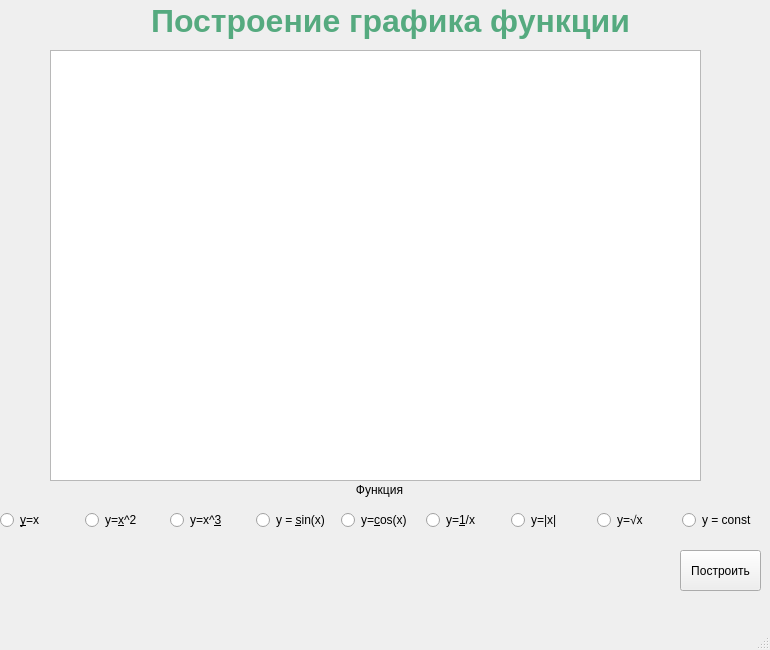
<?xml version="1.0" encoding="UTF-8"?>
<ui version="4.0">
 <class>MainWindow</class>
 <widget class="QMainWindow" name="MainWindow">
  <property name="geometry">
   <rect>
    <x>0</x>
    <y>0</y>
    <width>770</width>
    <height>650</height>
   </rect>
  </property>
  <property name="windowTitle">
   <string>MainWindow</string>
  </property>
  <widget class="QWidget" name="centralwidget">
   <widget class="QLabel" name="label">
    <property name="geometry">
     <rect>
      <x>20</x>
      <y>0</y>
      <width>741</width>
      <height>41</height>
     </rect>
    </property>
    <property name="palette">
     <palette>
      <active>
       <colorrole role="WindowText">
        <brush brushstyle="SolidPattern">
         <color alpha="255">
          <red>85</red>
          <green>170</green>
          <blue>127</blue>
         </color>
        </brush>
       </colorrole>
      </active>
      <inactive>
       <colorrole role="WindowText">
        <brush brushstyle="SolidPattern">
         <color alpha="255">
          <red>85</red>
          <green>170</green>
          <blue>127</blue>
         </color>
        </brush>
       </colorrole>
      </inactive>
      <disabled>
       <colorrole role="WindowText">
        <brush brushstyle="SolidPattern">
         <color alpha="255">
          <red>160</red>
          <green>162</green>
          <blue>164</blue>
         </color>
        </brush>
       </colorrole>
      </disabled>
     </palette>
    </property>
    <property name="font">
     <font>
      <pointsize>24</pointsize>
      <weight>75</weight>
      <bold>true</bold>
     </font>
    </property>
    <property name="text">
     <string>Построение графика функции</string>
    </property>
    <property name="alignment">
     <set>Qt::AlignCenter</set>
    </property>
   </widget>
   <widget class="PlotWidget" name="graph">
    <property name="geometry">
     <rect>
      <x>50</x>
      <y>50</y>
      <width>651</width>
      <height>431</height>
     </rect>
    </property>
   </widget>
   <widget class="QPushButton" name="btn_create">
    <property name="geometry">
     <rect>
      <x>680</x>
      <y>550</y>
      <width>81</width>
      <height>41</height>
     </rect>
    </property>
    <property name="text">
     <string>Построить</string>
    </property>
   </widget>
   <widget class="QWidget" name="horizontalLayoutWidget_2">
    <property name="geometry">
     <rect>
      <x>0</x>
      <y>500</y>
      <width>761</width>
      <height>41</height>
     </rect>
    </property>
    <layout class="QHBoxLayout" name="horizontalLayout_2">
     <item>
      <widget class="QRadioButton" name="radioButton">
       <property name="text">
        <string>&amp;y=x</string>
       </property>
       <attribute name="buttonGroup">
        <string notr="true">group</string>
       </attribute>
      </widget>
     </item>
     <item>
      <widget class="QRadioButton" name="radioButton_2">
       <property name="text">
        <string>y=&amp;x^2</string>
       </property>
       <attribute name="buttonGroup">
        <string notr="true">group</string>
       </attribute>
      </widget>
     </item>
     <item>
      <widget class="QRadioButton" name="radioButton_3">
       <property name="text">
        <string>y=x^&amp;3</string>
       </property>
       <attribute name="buttonGroup">
        <string notr="true">group</string>
       </attribute>
      </widget>
     </item>
     <item>
      <widget class="QRadioButton" name="radioButton_4">
       <property name="text">
        <string>y = &amp;sin(x)</string>
       </property>
       <attribute name="buttonGroup">
        <string notr="true">group</string>
       </attribute>
      </widget>
     </item>
     <item>
      <widget class="QRadioButton" name="radioButton_5">
       <property name="text">
        <string>y=&amp;cos(x)</string>
       </property>
       <attribute name="buttonGroup">
        <string notr="true">group</string>
       </attribute>
      </widget>
     </item>
     <item>
      <widget class="QRadioButton" name="radioButton_6">
       <property name="text">
        <string>y=&amp;1/x</string>
       </property>
       <attribute name="buttonGroup">
        <string notr="true">group</string>
       </attribute>
      </widget>
     </item>
     <item>
      <widget class="QRadioButton" name="radioButton_7">
       <property name="text">
        <string>y=|x|</string>
       </property>
       <attribute name="buttonGroup">
        <string notr="true">group</string>
       </attribute>
      </widget>
     </item>
     <item>
      <widget class="QRadioButton" name="radioButton_8">
       <property name="text">
        <string>y=√x</string>
       </property>
       <attribute name="buttonGroup">
        <string notr="true">group</string>
       </attribute>
      </widget>
     </item>
     <item>
      <widget class="QRadioButton" name="radioButton_9">
       <property name="text">
        <string>y = const</string>
       </property>
       <attribute name="buttonGroup">
        <string notr="true">group</string>
       </attribute>
      </widget>
     </item>
    </layout>
   </widget>
   <widget class="QLabel" name="label_2">
    <property name="geometry">
     <rect>
      <x>0</x>
      <y>480</y>
      <width>759</width>
      <height>19</height>
     </rect>
    </property>
    <property name="text">
     <string>Функция</string>
    </property>
    <property name="alignment">
     <set>Qt::AlignCenter</set>
    </property>
   </widget>
  </widget>
  <widget class="QMenuBar" name="menubar">
   <property name="geometry">
    <rect>
     <x>0</x>
     <y>0</y>
     <width>770</width>
     <height>30</height>
    </rect>
   </property>
  </widget>
  <widget class="QStatusBar" name="statusbar"/>
 </widget>
 <customwidgets>
  <customwidget>
   <class>PlotWidget</class>
   <extends>QGraphicsView</extends>
   <header>pyqtgraph</header>
  </customwidget>
 </customwidgets>
 <resources/>
 <connections/>
 <buttongroups>
  <buttongroup name="group"/>
 </buttongroups>
</ui>
